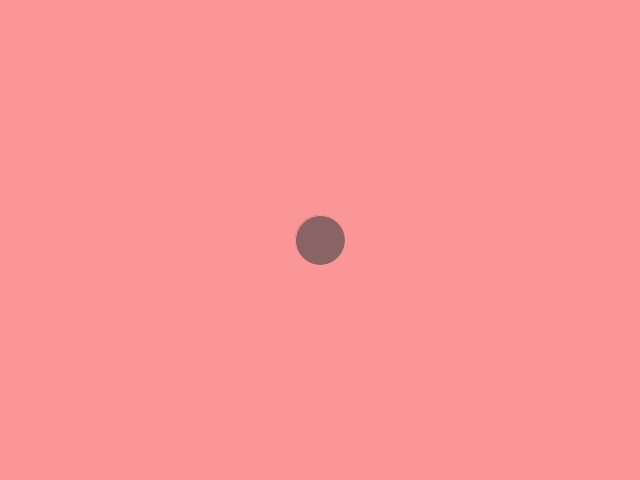
Frame 1 (no input)
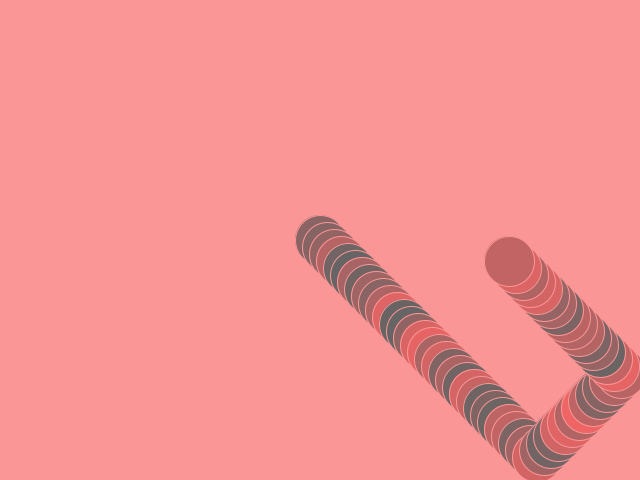
Frame 60 (the mouse pressed at the canvas centre just before this capture)
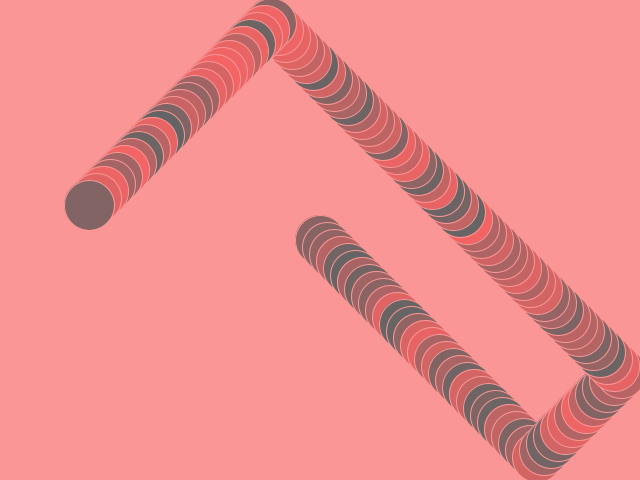
Frame 120 (the mouse held since frame 60 and released just before this capture)

The Processing sketch that drew these frames (run headless with seeded random() and noise(); from frame 60 on, the mouse is pressed at the canvas centre):

// Processing sketch: exercise1_commented
// ── exercise1_commented.pde
float noClickFillColor;//new variables to randomize the circle color over time.
float clickFillColor;//they are randomized in the draw void so each circle is a different color
final int CIRCLE_SPEED = 7;
//previously, the circle color changed if the mouse was in contact wwith it. Now (ie when I open this project again), 
//i decided to randomize it... random blue hues and random red hues :D
final color BACKGROUND_COLOR = color(250, 150, 150);
final color STROKE_COLOR = color(250, 150, 150);
int CIRCLE_SIZE = 50; //final means the int cant be modified? im taking it off
//i want to make the circle bigger when the mouse is near it
int circleX; //variables for circle position and velocity
int circleY;
int circleVX;
int circleVY;

void setup() {
  size(640, 480); //size of project
  circleX = width/2; //set the circle position to the middle of the grid(?)
  circleY = height/2;
  circleVX = CIRCLE_SPEED; //velocity is the same as CIRCLESPEED, which is 7
  circleVY = CIRCLE_SPEED;
  stroke(STROKE_COLOR);
  //removed original fill color since it changes every frame. Also, it couldn't
  //be resolved to a variable now that the final color is in the draw void,
  //so processing got annoyed and flagged it as an error.
  background(BACKGROUND_COLOR);
}
//every frame, this happens
void draw() {
  clickFillColor = random(100, 250); //randomizing
  noClickFillColor = random(100, 250); //randomizing
  final color NO_CLICK_FILL_COLOR = color(noClickFillColor, 100, 100); //changing the colors every frame
  final color CLICK_FILL_COLOR = color(100, 100, clickFillColor); //same with the mouse hovering near circles
  if (dist(mouseX, mouseY, circleX, circleY) < CIRCLE_SIZE/2) {
    fill(CLICK_FILL_COLOR); //if the distance is smaller than half the circle size... make it blue!
    CIRCLE_SIZE = 100; //circle is bigger
  } else {
    fill(NO_CLICK_FILL_COLOR);//otherwise red
    CIRCLE_SIZE = 50; //circle back to original size
  }
  ellipse(circleX, circleY, CIRCLE_SIZE, CIRCLE_SIZE); //creates circle in the middle, with the predetermined circle size
  circleX += circleVX; //add velocity to position every frame (so the thing moves x pixels 
  circleY += circleVY;
  if (circleX + CIRCLE_SIZE/2 > width || circleX - CIRCLE_SIZE/2 < 0) { //if the circle hits the border (so the position + half the circle)...
    circleVX = -circleVX;///... reverse it
  }
  if (circleY + CIRCLE_SIZE/2 > height || circleY - CIRCLE_SIZE/2 < 0) { // same thing as above, except vertical
    circleVY = -circleVY; //reversed
  }
}

void mousePressed() {
  background(BACKGROUND_COLOR); // so if clicked, the previous circles disappear
}
